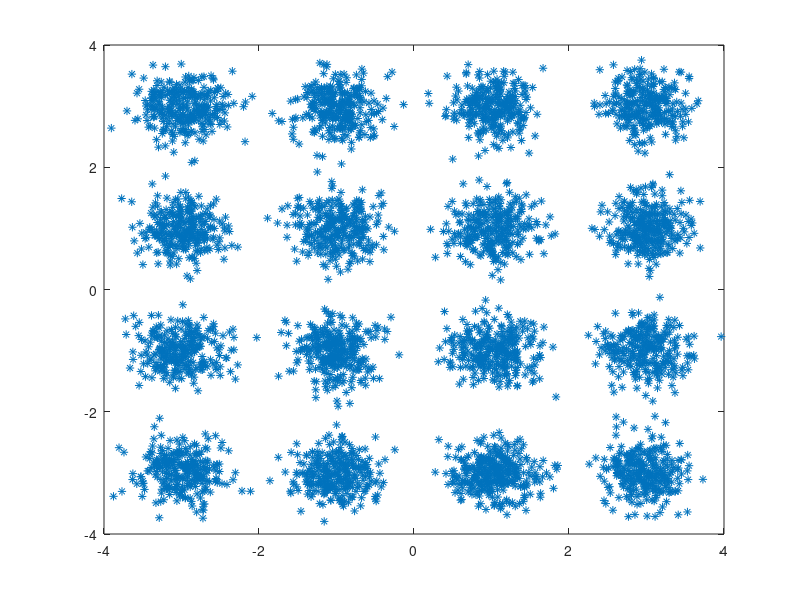

MATLAB code to generate this figure:
clc;
clear;

load('ofdm_rx_signal.mat');
load('clean_rx_signal.mat');

ofdm_rx_signal = transpose(ofdm_rx_signal);

num_carriers = 256;
length_cp = 25;
max_number_symbols = floor(length(ofdm_rx_signal)/(num_carriers+length_cp))-1;

length_symbol_w_cp = num_carriers + length_cp;

best_i = 0;
max_sum_ip = 0;
for i = 1:length_symbol_w_cp-1
  
    trunc_signal = ofdm_rx_signal(i:end);
   
    sum_ip = 0;
    for j = 1:length_symbol_w_cp:max_number_symbols*length_symbol_w_cp
        prefix_1 = trunc_signal(j:j+length_cp-1);
        prefix_2 = trunc_signal(j+num_carriers:j+num_carriers+length_cp-1);
        ip = sum(prefix_1.*conj(prefix_2));
        sum_ip = sum_ip + ip;
    end
    
    if sum_ip > max_sum_ip
        max_sum_ip = sum_ip;
        best_i = i;
    end
end

truncated_signal = ofdm_rx_signal(best_i:end);

% Remove end bits
truncated_signal = truncated_signal(1:max_number_symbols*length_symbol_w_cp);


% b)
signal_matrix_cp = reshape(truncated_signal, num_carriers+length_cp, []);
signal_matrix = signal_matrix_cp(length_cp+1:end,:);
signal_matrix_fft = fft(signal_matrix, num_carriers);

symbols = signal_matrix_fft(:);

plot(symbols,'*');





